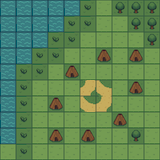

The image is a tile-based game level rendered from a .tmx file. Its description and complete source (layers, tilesets, objects, tile grids) follow:
An orthogonal 10x10 tile map with 16x16 px tiles, 2 tile layers (Ground, Collision) and 1 object (entrance1).

<map version="1.10" tiledversion="1.11.2" orientation="orthogonal" renderorder="right-down" width="10" height="10" tilewidth="16" tileheight="16" infinite="0" nextlayerid="7" nextobjectid="3">
 <editorsettings>
  <export target="village_map.json" format="json" />
 </editorsettings>
 <tileset firstgid="1" name="ChatGPT Image Jun 2, 2025 at 01_06_11 PM" tilewidth="16" tileheight="16" tilecount="16" columns="4">
  <image source="ChatGPT Image Jun 2, 2025 at 01_06_11 PM.png" width="64" height="64" />
 </tileset>
 <layer id="1" name="Ground" width="10" height="10">
  <data encoding="csv">
3,3,3,3,3,10,12,0,0,0,
3,3,3,3,10,10,12,12,0,0,
3,3,3,10,10,12,12,12,12,0,
3,3,10,10,12,12,8,12,8,12,
3,10,10,12,8,12,12,12,12,12,
3,10,12,12,12,6,2,12,8,12,
3,10,12,8,12,2,6,12,12,12,
3,10,12,12,12,12,12,8,12,12,
3,10,12,8,12,8,12,12,0,12,
12,10,12,12,12,12,12,12,12,12
</data>
 </layer>
 <layer id="4" name="Collision" width="10" height="10">
  <data encoding="csv">
0,0,0,0,0,0,0,13,13,13,
0,0,0,0,0,0,0,0,13,13,
0,0,0,0,0,0,0,0,0,13,
0,0,0,0,0,0,0,0,0,0,
0,0,0,0,0,0,0,0,0,0,
0,0,0,0,0,0,0,0,0,0,
0,0,0,0,0,0,0,0,0,0,
0,0,0,0,0,0,0,0,0,0,
0,0,0,0,0,0,0,0,13,0,
0,0,0,0,0,0,0,0,0,0
</data>
 </layer>
 <objectgroup id="5" name="Entrances">
  <object id="1" name="entrance1" x="71.5206" y="67.3325">
   <properties>
    <property name="destination" value="interiorWigwam1" />
    <property name="type" value="transition" />
   </properties>
   <polygon points="0,0 -5.15464,9.66495 5.31572,9.50387" />
  </object>
 </objectgroup>
</map>